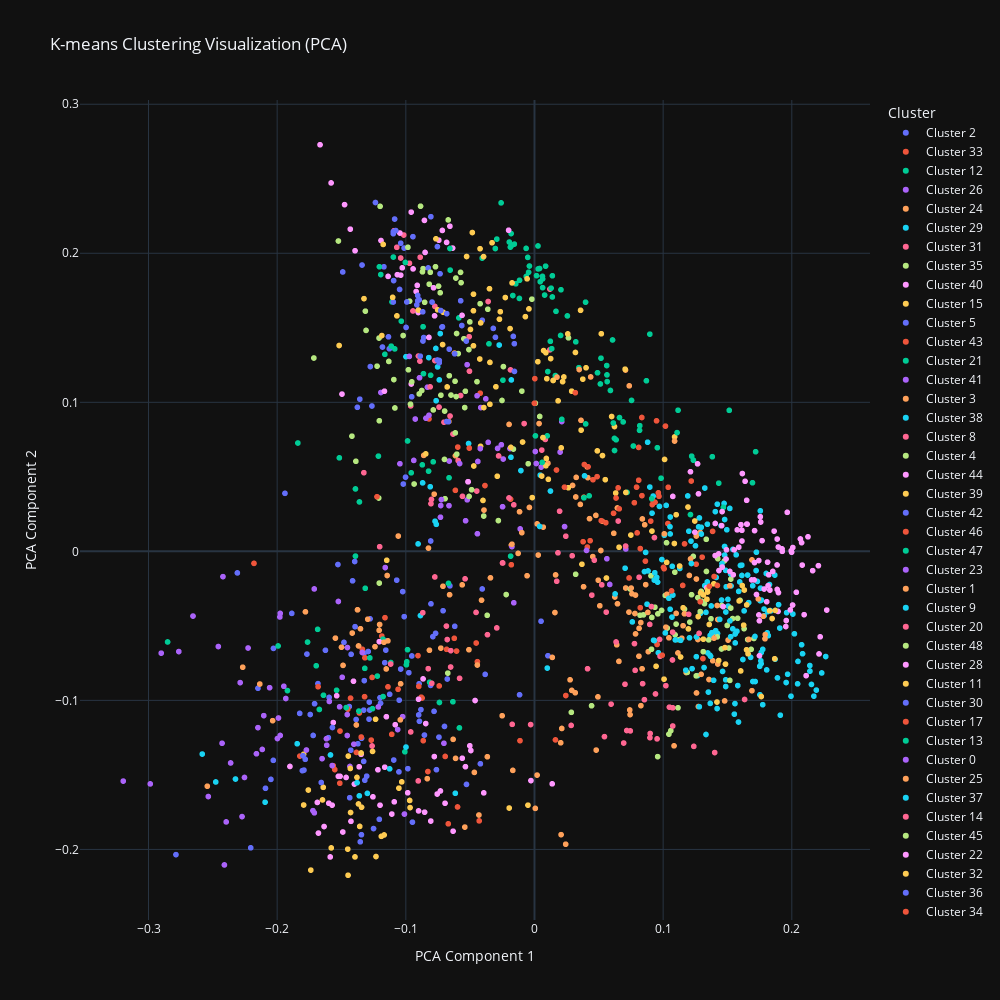

The cell this chart's notebook holds for it:
### Code cell
pca = PCA(n_components=2)
reduced_vectors = pca.fit_transform(dense_vectors)

unique_labels = np.unique(cluster_labels)

df = pd.DataFrame(
    {
        "PCA Component 1": reduced_vectors[:, 0],
        "PCA Component 2": reduced_vectors[:, 1],
        "Cluster": [f"Cluster {label}" for label in cluster_labels],
    }
)

fig = px.scatter(
    df,
    x="PCA Component 1",
    y="PCA Component 2",
    color="Cluster",
    color_discrete_sequence=px.colors.qualitative.Plotly,
    title="K-means Clustering Visualization (PCA)",
)

fig.update_layout(
    xaxis_title="PCA Component 1",
    yaxis_title="PCA Component 2",
    legend_title="Cluster",
    width=1000,
    height=1000,
)

fig.show()
